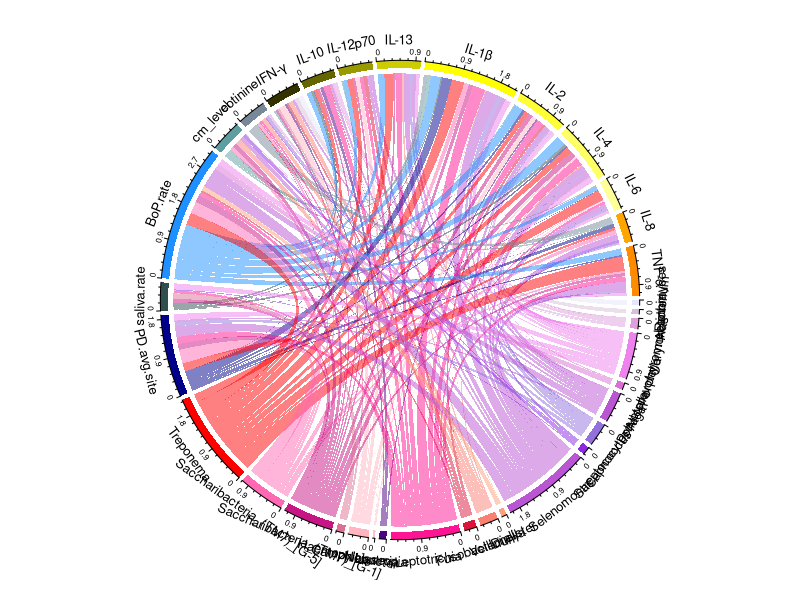
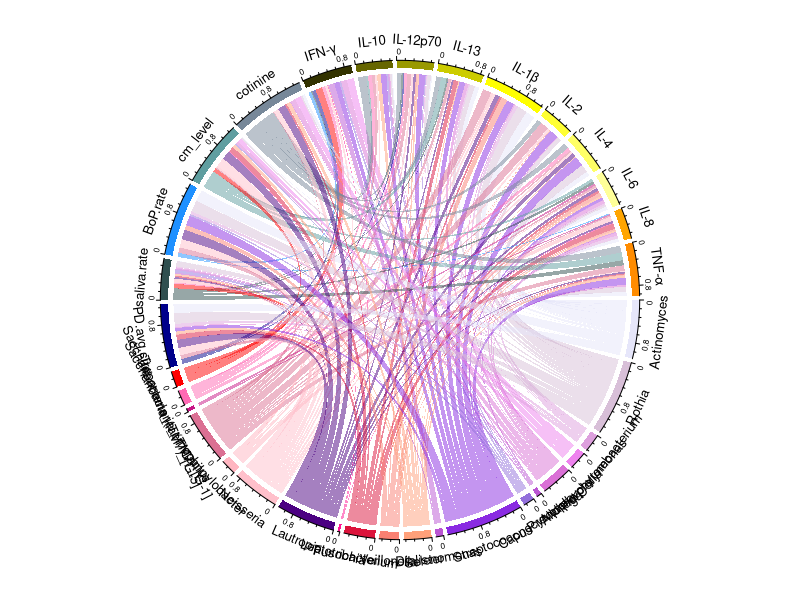
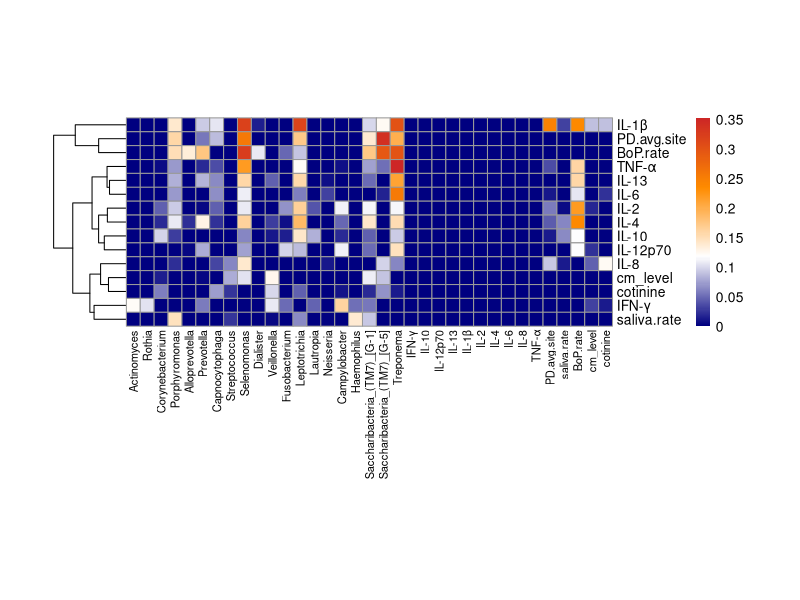

Recreate these plots in R, in order.
setwd("/Volumes/Samsung_T5/IECOH_SGP/Correlation_new")
library(readxl)
clinical_data_BL <- read_excel("clinical_data_BL.xlsx")
#View(clinical_data_BL)    
clinical_data_FU <- read_excel("clinical_data_FU.xlsx")
#View(clinical_data_FU)   

#to match subject ID with SGP sample ID
mapping_v1 <- read_excel("mapping_v1.xlsx")
View(mapping_v1)                                                                                                                            
library(readxl)
mapping_v2 <- read_excel("mapping_v2.xlsx")

clinical_data_BL_merged <- merge(clinical_data_BL, mapping_v1, by = "SubjectID")
clinical_data_FU_merged <- merge(clinical_data_FU, mapping_v2, by = "SubjectID")

write.csv(clinical_data_BL_merged, file = "clinical_data_BL_merged.csv")
write.csv(clinical_data_FU_merged, file = "clinical_data_FU_merged.csv")


################################################################################
#import clinical data
clinical_data <- read_excel("clinical_data.xlsx")
#import taxa abundance data
level6 <-read_excel("level6.xlsx")
#transpose dataset and maintain the first column as heading
level6_trans <-t(level6)
level6_trans <- as.data.frame(t(level6[,-1]))
colnames(level6_trans) <- level6$SampleID

#calculate relative abundance
level6_trans_relative = apply(level6_trans,2,function(x){(x/sum(x))})

#transpose back
level6_relative_t <-as.data.frame(t(level6_trans_relative))
#row name to column
library(dplyr)
library(tidyverse)
level6_relative_t  <- tibble::rownames_to_column(level6_relative_t , "SampleID")
#import MSD data
MSD_data <- read_excel("SGP_MSD_mapping_updated.xlsx")

#merge datasets
master_data_1 <-merge(level6_relative_t , MSD_data, by ="SampleID")
master_data <-merge(master_data_1, clinical_data, by = "SampleID")
#remove columns not used
master_data <- master_data[ -c(145:147, 164:166) ]
master_data <- master_data[ -c(155) ]#remove subjectID
#column to row names
master_data<- master_data %>% remove_rownames %>% column_to_rownames(var="SampleID")

write.csv(master_data, file="master_data.csv")
#########################################################################################
#Computing correlation matrix
master_data_cor<-cor(master_data, use = "complete.obs")#default is pearson method!!!
master_data_cor <-as.data.frame(master_data_cor)
write.csv(master_data_cor, file = "master_data_cor.csv")
#load function
flattenCorrMatrix <- function(cormat, pmat) {
  ut <- upper.tri(cormat)
  data.frame(
    row = rownames(cormat)[row(cormat)[ut]],
    column = rownames(cormat)[col(cormat)[ut]],
    cor  =(cormat)[ut],
    p = pmat[ut]
  )
}
#test
library("Hmisc")
res2 <- rcorr(as.matrix(master_data), type = "pearson")
res2
sig <- flattenCorrMatrix(res2$r, res2$P)
write.csv(sig, file="cor_significance_pearson.csv")
#########################################################################################
#clean the data
cor_data <- master_data_cor[ -c(1:143) ]
#select top20 genus only
#import names of the top20 genus
top20 <- read_excel("top20_genus.xlsx")
#column to row names
top20<- top20 %>% remove_rownames %>% column_to_rownames(var="SampleID")
#merge cor table with top20 genus list
top20_cor_data<-merge(top20, cor_data, by = "row.names")
top20_cor_data <-top20_cor_data[-c(1) ]
top20_cor_data<- top20_cor_data %>% remove_rownames %>% column_to_rownames(var="Genus")

write.csv(top20_cor_data, file = "top20_cor_data.csv")
#import clean data
top20_cor_data <- read_excel("top20_cor_data_plus.xlsx")
top20_cor_data<- top20_cor_data %>% remove_rownames %>% column_to_rownames(var="...1")

top20_cor_neg_data <- read_excel("top20_cor_data_minus.xlsx")
top20_cor_neg_data<- top20_cor_neg_data %>% remove_rownames %>% column_to_rownames(var="...1")
#circlize plot
library(circlize)
grid_col <-  c(Actinomyces = '#E6E6FA',
               Rothia = '#D8BFD8',
               Corynebacterium = '#DDA0DD',
               Porphyromonas = '#EE82EE',
               Alloprevotella = '#DA70D6',
               Prevotella = '#BA55D3',
               Capnocytophaga = '#9370DB',
               Streptococcus = '#8A2BE2',
               Selenomonas = '#BA55D3',
               Dialister = '#FFA07A',
               Veillonella = '#FA8072',
               Fusobacterium = '#DC143C',
               Leptotrichia = '#FF1493',
               Lautropia = '#4B0082',
               Neisseria = '#FFC0CB',
               Campylobacter = '#FFB6C1',
               Haemophilus = '#DB7093',
               'Saccharibacteria_(TM7)_[G-1]' = '#C71585',
               'Saccharibacteria_(TM7)_[G-5]' = '#FF69B4',
               Treponema = '#FF0000',
               'IFN-γ'= '#333300',
               'IL-10'='#666600',
               'IL-12p70'='#999900',
               'IL-13'='#CCCC00',
               'IL-1β'='#FFFF00',
               'IL-2'='#FFFF33',
               'IL-4'='#FFFF66',
               'IL-6'='#FFFF99',
               'IL-8'='#FFA500',
               'TNF-α'='#FF8C00',
               PD.avg.site = '#00008B',
               saliva.rate = '#2F4F4F',
               BoP.rate = '#1E90FF',
               cm_level = '#5F9EA0',
               cotinine = '#778899'
               )

chordDiagram(t(top20_cor_data), grid.col = grid_col)
circos.clear()


chordDiagram(t(top20_cor_neg_data), grid.col = grid_col)
circos.clear()
#########################################################################################
library(pheatmap)
pdf("cor_color_corrected.pdf", width =6, height =6)
pheatmap(top20_cor_data , color = colorRampPalette(c("navy", "white", "darkorange","firebrick3"))(200),
         cellheight = 10,
         cellwidth = 10,
         fontsize_row=10, fontsize_col = 8, angle_col = "90",  cluster_cols = F)
dev.off()
